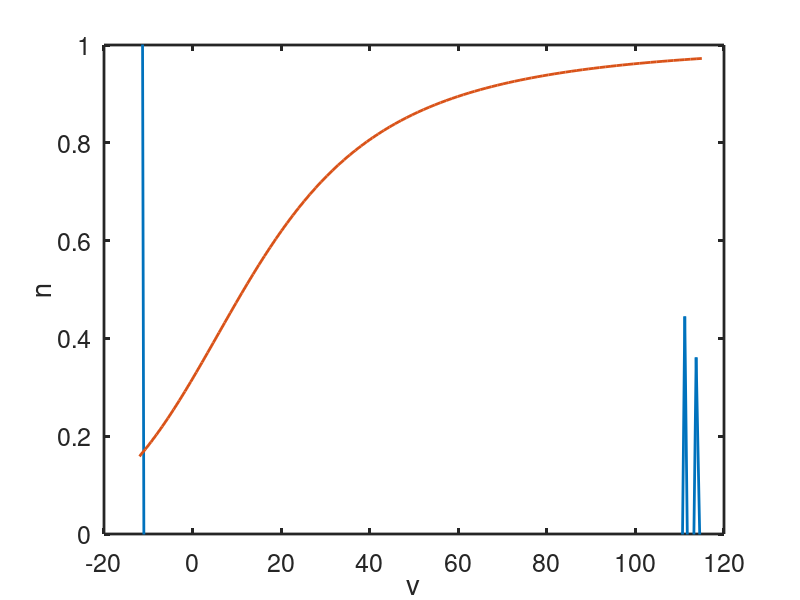

Source code (MATLAB):

function hh_fast_slow
clear all
close all
clc
set(0,                           ...
   'defaultaxesfontsize', 18,   ...
   'defaultaxeslinewidth', 2.0, ...
   'defaultlinelinewidth', 2.0); 


global Iapp gna gk gl vna vk vl  
global dumv

Iapp=40.0;
gna=120.0; gk=36.0; gl=0.3;
vna=115.0; vk=-12.0; vl=10.6; cm=1.0;

vlist = linspace(vk+0.01,vna-0.01,100)
[n0 nbar]=get_nullclines(vlist);
figure(1)

plot(vlist,n0,vlist,nbar)
xlabel('v')
ylabel('n')
axis([-20 120 0 1])
hold on

output=[vlist' n0' nbar'];
save fastslow.dat output -ascii
end

%%
function [n ,nbar]=get_nullclines(vlist)
global Iapp gna gk gl vna vk vl  
global dumv
n0=0;  % initial guess for the solver

for i=1:length(vlist)
    dumv=vlist(i);
    
    n(i)=fminsearch(@nullcline,n0); % this uses a Matlab routine to find the minimum of a function
    n0=n(i);
    alphan=0.01*(10.0-dumv)./(exp((10.0-dumv)/10.0)-1.0);
    betan=0.125*exp(-(dumv)/80);
    nbar(i)=alphan/(alphan+betan);
end

end

%%
function out=nullcline(n)
global Iapp gna gk gl vna vk vl  
global dumv

alpham=0.1*(25.0-dumv)/(exp((25.0-dumv)/10.0)-1.0);
betam=4.0*exp(-(dumv)/18.0);
m=alpham/(alpham + betam);

out=((n^4)*gk*(dumv-vk) + gna*(m^3)*(0.8-n)*(dumv-vna) + gl*(dumv-vl) - Iapp)^2;
end
